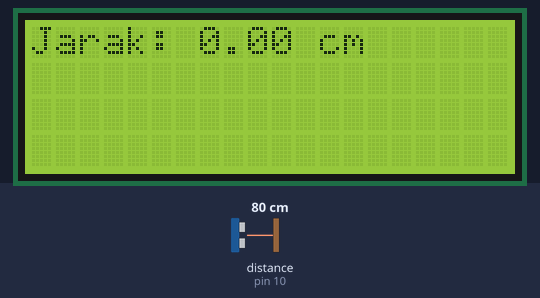
A sketch run on a simulated Arduino Uno, built with avr-gcc and run on an emulated ATmega328P. Shown: 20×4 character LCD. Wiring (inferred from the names in the program): ultrasonic range finder: trigger pin 9; echo pin 10. Inputs (shaded band) come from the test bench; at power-on: distance to the obstacle (sensor on pin 10) 80 cm. The echo pulse lasts 58.3 µs per cm.

Above: at 2.2 s.
2.3 s: distance to the obstacle (sensor on pin 10) set to 120 cm
At 3.3 s:
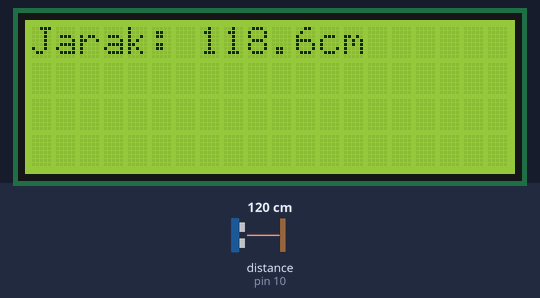
5.0 s: distance to the obstacle (sensor on pin 10) set to 250 cm
At 6.9 s:
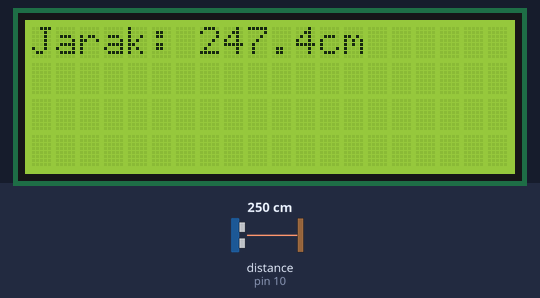
7.1 s: distance to the obstacle (sensor on pin 10) set to 2 cm
10.1 s: distance to the obstacle (sensor on pin 10) set to 299 cm
At 14.6 s:
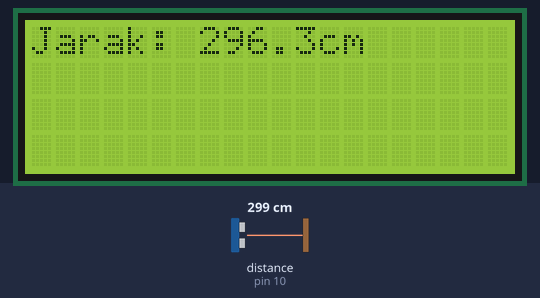
19.1 s: distance to the obstacle (sensor on pin 10) set to 4 cm
22.1 s: distance to the obstacle (sensor on pin 10) set to 299 cm
Timing chart, 0 to 25.1 s (numbered marks = the images above; inputs shaded):
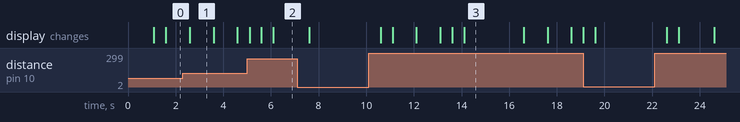

Measured:
- after the input at 2.3 s, the display: changes after 0.29 s (image 1)
- after the input at 5.0 s, the display: changes after 0.10 s (image 2)
- after the input at 10.1 s, the display: first changes after 0.51 s (image 3 shows a later state)
- what the display in image 1 shows lasts 1.0 s, from 2.6 s to 3.6 s
- what the display in image 3 shows lasts 2.5 s, from 14.1 s to 16.6 s

The sketch:

sketch_sep13a.ino
```cpp
#include "index.h"

void setup() {
  // put your setup code here, to run once:
  MyProgram::setup();
}

void loop() {
  // put your main code here, to run repeatedly:
  MyProgram::main();

}
```

index.cpp
```cpp
#include "index.h"

void MyProgram::_setup() {
  lcd->init();
  pinMode(this->TriggerPin, OUTPUT);
  pinMode(this->EchoPin, INPUT);
  delay(1000);
}

void MyProgram::test1() {
  float distance = this->getDistance(50);

  if ((unsigned long) (millis() - this->lastMillis1) >= 500) {
    this->lastMillis1 = millis();

    lcd->clear();
    lcd->printWithCursor(F("Jarak: "), 0, 0);
    lcd->printWithCursor(distance, 7, 0);
    lcd->printWithCursor(F("cm"), 12, 0);
  }
}

float MyProgram::getDistance(uint16_t _delay) {
  static bool isWaitingForEcho = false;
  float value, time;
  if ((unsigned long) (millis() - this->lastMillis2) >= (long unsigned int) _delay) {
    this->lastMillis2 = millis();
    // trigger sensor
    digitalWrite(this->TriggerPin, LOW);
    delayMicroseconds(2);
    digitalWrite(this->TriggerPin, HIGH);
    delayMicroseconds(10);
    digitalWrite(this->TriggerPin, LOW);

    isWaitingForEcho = true;
  }

  if (isWaitingForEcho) {
    time = pulseIn(this->EchoPin, HIGH);
    value = time * 0.034 / 2;

    isWaitingForEcho = false;
  }

  return value;
}
```

index.h
```cpp
#include "Arduino.h"
#include "LCDdisplay.h"
//#include "LiquidCrystal_animated.h"

class MyProgram {
public:
  static MyProgram& instance() {
    static MyProgram instance;
    return instance;
  }

  static void setup() {
    instance()._setup();
  }

  static void main() {
    instance().test1();
  }

private:
  const uint8_t TriggerPin  = 9;
  const uint8_t EchoPin     = 10;

private:
  void _setup();
  void test1();
  float getDistance(uint16_t _delay);

private:
  LCDdisplay* lcd = new LCDdisplay(20, 4);
  unsigned long lastMillis1 = 0, lastMillis2 = 0;
//  LiquidCrystal_animated ChrAnimated = LiquidCrystal_animated(20);
};
```

LCDdisplay.h
```cpp
/*! @file LCDdisplay.h
 * @version 1.0.0
*/

#include "Arduino.h"
#include "Wire.h"
#include "LiquidCrystal_I2C.h"

#pragma once

class LCDdisplay {
public:
  // Constructor with default size
  LCDdisplay(int cols = 16, int rows = 2) :
    cols(cols), rows(rows), lcd(0x27, cols, rows) {}

  // Initialize LCD function
  void init() {
    lcd.init();
    lcd.backlight();
    lcd.clear();
  }

  // clear LCD function
  void clear() {
    lcd.clear();
  }

  // backlight on/off
  void backlight(bool state) {
    if (state) lcd.backlight();
    else lcd.noBacklight();
  }

  // setcursor
  void setCursor(uint8_t row, uint8_t col) {
    lcd.setCursor(row, col);
  }

  // printout LCD
  template <typename T> void print(const T& x) {
    lcd.print(x);
  }

  template <typename T> void printWithCursor(const T& x, const uint8_t row, const uint8_t col)
  {
    lcd.setCursor(row, col);
    lcd.print(x);
  }

private:
  int cols; int rows;

private:
  LiquidCrystal_I2C lcd;
};
```
